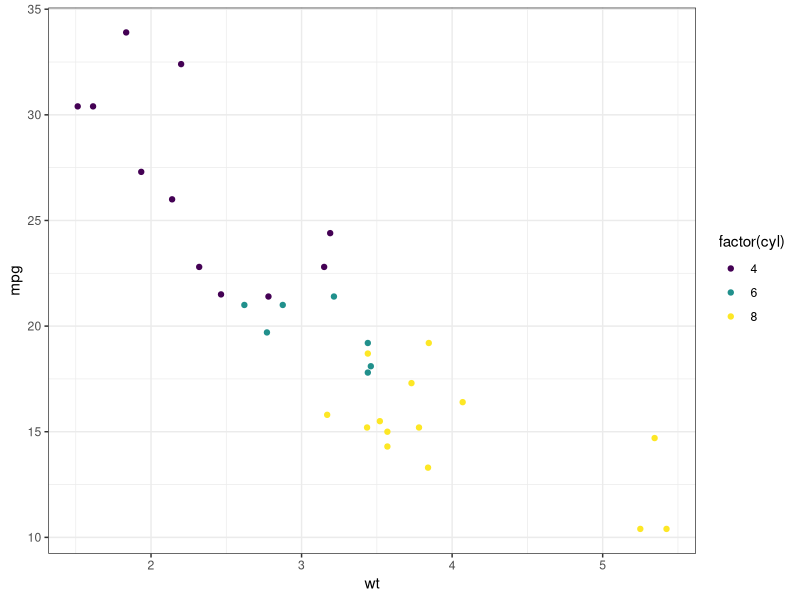

Recreate this plot in R.
## ---- chunk 1
library(tidyverse)
library(viridis)
## ---- chunk 2
ggplot(mtcars, aes(x=wt,y=mpg,color=factor(cyl))) +
    geom_point() +
    scale_color_viridis(discrete=TRUE) +
    theme_bw()
